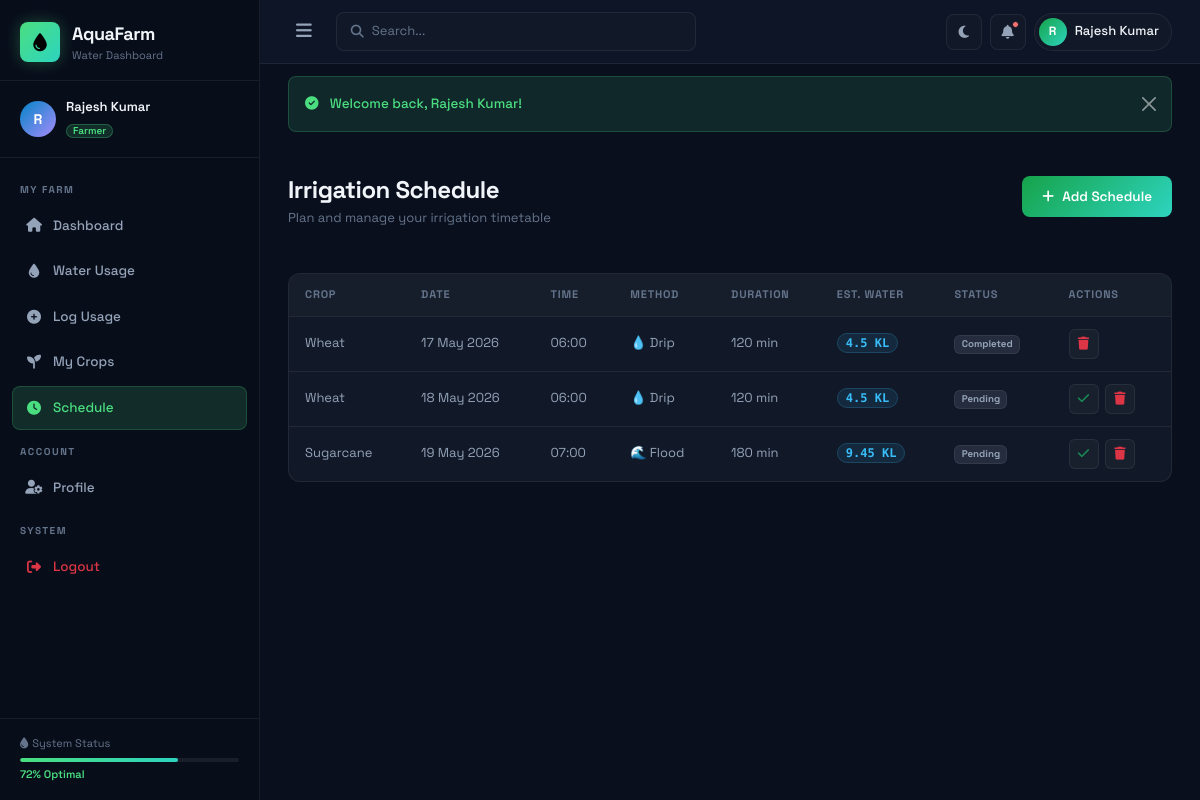
Page /irrigation (signed in) on the committed database.
### tables this page shows
CREATE TABLE IF NOT EXISTS irrigation_schedule (
    id INT AUTO_INCREMENT PRIMARY KEY,
    farmer_id INT NOT NULL,
    crop_id INT DEFAULT NULL,
    scheduled_date DATE NOT NULL,
    scheduled_time TIME NOT NULL,
    duration_minutes INT NOT NULL,
    irrigation_method ENUM('drip', 'sprinkler', 'flood', 'furrow', 'subsurface') NOT NULL,
    estimated_water DECIMAL(10,2) NOT NULL COMMENT 'in liters',
    status ENUM('pending', 'completed', 'skipped', 'rescheduled') DEFAULT 'pending',
    notes TEXT DEFAULT NULL,
    created_at TIMESTAMP DEFAULT CURRENT_TIMESTAMP,
    FOREIGN KEY (farmer_id) REFERENCES farmers(id) ON DELETE CASCADE,
    FOREIGN KEY (crop_id) REFERENCES crops(id) ON DELETE SET NULL
);

CREATE TABLE IF NOT EXISTS crops (
    id INT AUTO_INCREMENT PRIMARY KEY,
    farmer_id INT NOT NULL,
    crop_name VARCHAR(100) NOT NULL,
    crop_type ENUM('cereal', 'vegetable', 'fruit', 'pulse', 'oilseed', 'cash_crop') NOT NULL,
    area_planted DECIMAL(10,2) NOT NULL COMMENT 'in acres',
    planting_date DATE NOT NULL,
    expected_harvest DATE NOT NULL,
    water_requirement DECIMAL(10,2) NOT NULL COMMENT 'liters per day per acre',
    growth_stage ENUM('seedling', 'vegetative', 'flowering', 'fruiting', 'harvest') DEFAULT 'seedling',
    status ENUM('active', 'harvested', 'failed') DEFAULT 'active',
    created_at TIMESTAMP DEFAULT CURRENT_TIMESTAMP,
    FOREIGN KEY (farmer_id) REFERENCES farmers(id) ON DELETE CASCADE
);

### app/core/Controller.php (called while the page is built, shortened)
<?php
class Controller {
    protected function model($model) {
        $modelFile = BASE_PATH . '/app/models/' . $model . '.php';
        if (file_exists($modelFile)) {
            return new $model();
        }
        die("Model {$model} not found.");
    }
    protected function render($view, $data = [], $layout = 'main') {
        extract($data);
        $layoutFile = BASE_PATH . '/app/views/layouts/' . $layout . '.php';
        require_once $layoutFile;
    }
}

### app/controllers/IrrigationController.php (called while the page is built, shortened)
<?php
class IrrigationController extends Controller {
    public function index() {
        $farmerModel    = $this->model('FarmerModel');
        $irrigModel     = $this->model('IrrigationModel');
        $cropModel      = $this->model('CropModel');
        $farmer    = $farmerModel->getByUserId($_SESSION['user_id']);
        $schedules = $irrigModel->getByFarmer($farmer['id']);
        $crops     = $cropModel->getActiveCrops($farmer['id']);
        $flash     = $this->getFlash();
        $this->render('water.irrigation', [
            'title'     => 'Irrigation Schedule',
            'schedules' => $schedules,
            'crops'     => $crops,
            'farmer'    => $farmer,
            'flash'     => $flash,
        ], 'main');
    }
}

### app/core/Router.php (called while the page is built, shortened)
<?php
class Router {
    private $url;
    public function __construct() {
        $this->url = $this->parseUrl();
    }
    private function parseUrl() {
        if (isset($_GET['url'])) {
            return filter_var(rtrim($_GET['url'], '/'), FILTER_SANITIZE_URL);
        }
        return '';
    }
    public function route() {
        $urlParts = $this->url ? explode('/', $this->url) : [];
        $methodName = isset($urlParts[1]) && !empty($urlParts[1])
            ? strtolower($urlParts[1])
            : 'index';
        $params = array_slice($urlParts, 2);
        $controller = new $controllerName();
        call_user_func_array([$controller, $methodName], $params);
    }
}

### app/core/App.php (called while the page is built, shortened)
<?php
class App {
    public function __construct() {
        require_once BASE_PATH . '/app/core/Database.php';
        require_once BASE_PATH . '/app/core/Model.php';
        require_once BASE_PATH . '/app/core/Controller.php';
        require_once BASE_PATH . '/app/core/Router.php';
        require_once BASE_PATH . '/app/core/Helper.php';
        $router = new Router();
        $router->route();
    }
}

### public/index.php (called while the page is built, shortened)
<?php
require_once BASE_PATH . '/app/core/App.php';
new App();

### app/core/Database.php (called while the page is built, shortened)
<?php
class Database {
    private static $instance = null;
    private $connection;
    private function __construct() {
        $port = defined('DB_PORT') ? DB_PORT : '3306';
        $dsn = 'mysql:host=' . DB_HOST . ';port=' . $port . ';dbname=' . DB_NAME . ';charset=' . DB_CHARSET;
        $options = [
            PDO::ATTR_ERRMODE            => PDO::ERRMODE_EXCEPTION,
            PDO::ATTR_DEFAULT_FETCH_MODE => PDO::FETCH_ASSOC,
            PDO::ATTR_EMULATE_PREPARES   => false,
        ];
        try {
            $this->connection = new PDO($dsn, DB_USER, DB_PASS, $options);
        } catch (PDOException $e) {
            die(json_encode(['error' => 'Database connection failed: ' . $e->getMessage()]));
        }
    }
    public static function getInstance() {
        if (self::$instance === null) {
            self::$instance = new self();
        }
        return self::$instance;
    }
    public function query($sql, $params = []) {
        $stmt = $this->connection->prepare($sql);
        $stmt->execute($params);
        return $stmt;
    }
    public function fetchAll($sql, $params = []) { return $this->query($sql, $params)->fetchAll(); }
    public function fetch($sql, $params = []) { return $this->query($sql, $params)->fetch(); }
}

### app/core/Model.php (called while the page is built, shortened)
<?php
class Model {
    public function __construct() {
        $this->db = Database::getInstance();
    }
}

### app/models/FarmerModel.php (called while the page is built, shortened)
<?php
class FarmerModel extends Model {
    public function getByUserId($userId) {
        return $this->db->fetch(
            "SELECT f.*, u.name, u.email, u.role, u.last_login
             FROM farmers f
             JOIN users u ON u.id = f.user_id
             WHERE f.user_id = ?",
            [$userId]
        );
    }
}

### app/models/IrrigationModel.php (called while the page is built, shortened)
<?php
class IrrigationModel extends Model {
    public function getByFarmer($farmerId, $upcoming = false) {
        $sql = "SELECT irs.*, c.crop_name, c.crop_type
                FROM irrigation_schedule irs
                LEFT JOIN crops c ON c.id = irs.crop_id
                WHERE irs.farmer_id = ?";
        $sql .= " ORDER BY irs.scheduled_date ASC, irs.scheduled_time ASC";
        return $this->db->fetchAll($sql, [$farmerId]);
    }
}

### app/views/water/irrigation.php (the view, shortened to what this page needs)
<div class="page-header">
    <div>
        <h1 class="page-title">Irrigation Schedule</h1>
        <p class="page-subtitle">Plan and manage your irrigation timetable</p>
    </div>
    <button class="btn-primary-custom" onclick="document.getElementById('addScheduleModal').style.display='flex'">
        <i class="fas fa-plus me-2"></i>Add Schedule
    </button>
</div>
<div class="card-custom">
    <div class="table-responsive">
        <?php if (empty($schedules)): ?>
        <div class="empty-state p-5 text-center">
            <i class="fas fa-calendar-plus fa-3x text-muted mb-3"></i>
            <h5>No schedules yet</h5>
            <p class="text-muted">Plan your next irrigation session</p>
        </div>
        <?php else: ?>
        <table class="table-custom">
            <thead>
                <tr><th>Crop</th><th>Date</th><th>Time</th><th>Method</th><th>Duration</th><th>Est. Water</th><th>Status</th><th>Actions</th></tr>
            </thead>
            <tbody>
                <?php foreach ($schedules as $s): ?>
                <tr>
                    <td><?= e($s['crop_name'] ?? 'General') ?></td>
                    <td><?= formatDate($s['scheduled_date']) ?></td>
                    <td><?= substr($s['scheduled_time'], 0, 5) ?></td>
                    <td><?= irrigationIcon($s['irrigation_method']) ?> <?= ucfirst($s['irrigation_method']) ?></td>
                    <td><?= $s['duration_minutes'] ?> min</td>
                    <td><span class="amount-badge"><?= formatLiters($s['estimated_water']) ?></span></td>
                    <td><?= statusBadge($s['status']) ?></td>
                    <td>
                        <?php if ($s['status'] === 'pending'): ?>
                        <form method="POST" action="<?= APP_URL ?>/irrigation/updateStatus/<?= $s['id'] ?>" style="display:inline">
                            <button type="submit" class="action-icon text-success" title="Mark Complete"><i class="fas fa-check"></i></button>
                        </form>
                        <?php endif; ?>
                        <a href="<?= APP_URL ?>/irrigation/delete/<?= $s['id'] ?>" class="action-icon text-danger" onclick="return confirm('Delete this schedule?')" title="Delete"><i class="fas fa-trash"></i></a>
                    </td>
                </tr>
                <?php endforeach; ?>
            </tbody>
        </table>
        <?php endif; ?>
    </div>
</div>

### app/core/Helper.php (shortened to what this page needs)
<?php
function formatLiters($liters) {
    if ($liters >= 1000) return round($liters / 1000, 2) . ' KL';
    return round($liters, 2) . ' L';
}
function formatDate($date, $format = 'd M Y') {
    return date($format, strtotime($date));
}
function statusBadge($status) {
    $badges = [
        'active'      => '<span class="badge bg-success">Active</span>',
        'harvested'   => '<span class="badge bg-info">Harvested</span>',
        'failed'      => '<span class="badge bg-danger">Failed</span>',
        'pending'     => '<span class="badge bg-warning text-dark">Pending</span>',
        'completed'   => '<span class="badge bg-success">Completed</span>',
        'skipped'     => '<span class="badge bg-secondary">Skipped</span>',
        'rescheduled' => '<span class="badge bg-info">Rescheduled</span>',
    ];
    return $badges[$status] ?? '<span class="badge bg-secondary">' . ucfirst($status) . '</span>';
}
function irrigationIcon($method) {
    $icons = [
        'drip'       => '💧',
        'sprinkler'  => '🌧️',
        'flood'      => '🌊',
        'furrow'     => '🌾',
        'subsurface' => '⬇️',
    ];
    return $icons[$method] ?? '💧';
}
function e($str) {
    return htmlspecialchars($str ?? '', ENT_QUOTES, 'UTF-8');
}

### public/css/style.css (style rules this page uses)
:root { --bg-primary: #0a0f1e; --bg-secondary: #0d1526; --bg-card: #111827; --bg-card-hover: #1a2235; --bg-sidebar: #080d1a; --sidebar-w: 260px; --border: rgba(255,255,255,0.07); --border-hover: rgba(74,222,128,0.3); --green: #4ade80; --green-dark: #16a34a; --green-glow: rgba(74,222,128,0.15); --blue: #38bdf8; --blue-dark: #0284c7; --orange: #fb923c; --purple: #a78bfa; --red: #f87171; --teal: #2dd4bf; --yellow: #fbbf24; --text-primary: #f1f5f9; --text-secondary:#94a3b8; --text-muted: #64748b; --radius: 12px; --radius-sm: 8px; --shadow: 0 4px 24px rgba(0,0,0,0.4); --shadow-glow: 0 0 24px rgba(74,222,128,0.1); --font: 'Space Grotesk', sans-serif; --font-mono: 'DM Mono', monospace; --topbar-h: 64px; --transition: all 0.25s cubic-bezier(0.4,0,0.2,1); }
*,*::before,*::after { box-sizing:border-box;margin:0;padding:0 }
html { scroll-behavior:smooth }
body { font-family:var(--font);background:var(--bg-primary);color:var(--text-primary);font-size:14px;line-height:1.6;overflow-x:hidden;min-height:100vh }
a { color:var(--green);text-decoration:none }
.page-header { display:flex;align-items:flex-start;justify-content:space-between;gap:16px;margin-bottom:28px;flex-wrap:wrap }
.page-title { font-size:24px;font-weight:700;letter-spacing:-0.5px;color:var(--text-primary);margin:0 }
.page-subtitle { font-size:13px;color:var(--text-muted);margin-top:4px }
.btn-primary-custom { display:inline-flex;align-items:center;background:linear-gradient(135deg,var(--green-dark),var(--teal));color:#fff;border:none;border-radius:var(--radius-sm);padding:10px 20px;font-size:13.5px;font-weight:600;cursor:pointer;transition:var(--transition);white-space:nowrap;font-family:var(--font);text-decoration:none }
.card-custom { background:var(--bg-card);border:1px solid var(--border);border-radius:var(--radius);overflow:hidden;transition:var(--transition) }
.table-custom { width:100%;border-collapse:collapse }
.table-custom thead th { padding:12px 16px;font-size:11px;font-weight:700;letter-spacing:0.8px;text-transform:uppercase;color:var(--text-muted);background:rgba(255,255,255,0.02);border-bottom:1px solid var(--border);white-space:nowrap }
.table-custom tbody td { padding:12px 16px;font-size:13px;color:var(--text-secondary);border-bottom:1px solid var(--border);vertical-align:middle }
.table-custom tbody tr:last-child td { border-bottom:none }
.action-icon { display:inline-flex;align-items:center;justify-content:center;width:30px;height:30px;border-radius:6px;color:var(--text-muted);background:rgba(255,255,255,0.03);border:1px solid var(--border);transition:var(--transition);font-size:13px;margin-right:3px;cursor:pointer }
.amount-badge { background:rgba(56,189,248,0.1);color:var(--blue);border:1px solid rgba(56,189,248,0.2);padding:2px 8px;border-radius:20px;font-size:12px;font-weight:600;font-family:var(--font-mono);white-space:nowrap }
.badge.bg-secondary { background:rgba(148,163,184,0.15) !important;color:var(--text-secondary);border:1px solid var(--border) }
.stat-card,.card-custom { animation:fadeInUp 0.4s ease both }

### rows in the picture
irrigation_schedule: crop.crop_name "Wheat", scheduled_date "17 May 2026", scheduled_time "06:00", irrigation_method "💧", irrigation_method "Drip", duration_minutes "120", estimated_water "4.5 KL", status "Completed"
irrigation_schedule: crop.crop_name "Wheat", scheduled_date "18 May 2026", scheduled_time "06:00", irrigation_method "💧", irrigation_method "Drip", duration_minutes "120", estimated_water "4.5 KL", status "Pending"
irrigation_schedule: crop.crop_name "Sugarcane", scheduled_date "19 May 2026", scheduled_time "07:00", irrigation_method "🌊", irrigation_method "Flood", duration_minutes "180", estimated_water "9.45 KL", status "Pending"

### other values in the picture
substr($_SESSION['user_name'] ?? 'U', 0, 1) "R"
$_SESSION['user_name'] "Rajesh Kumar"
$_SESSION['user_role'] "Farmer"
$flash['message'] "Welcome back, Rajesh Kumar!"
